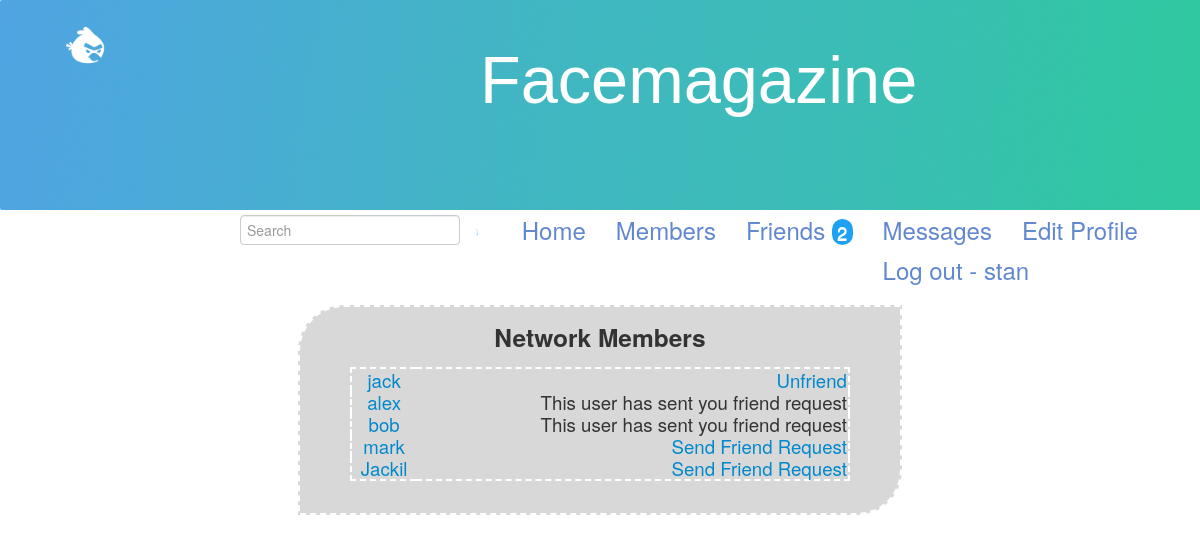
Page /social/members/ (signed in) on the committed database.
### social/models.py (models this page shows, shortened)
class Member(models.Model):
    username = models.CharField(max_length=16,primary_key=True)
    password = models.CharField(max_length=16)
    email = models.CharField(max_length=16, null=True)
    date = models.DateTimeField('date created', null=True)
    about = models.CharField(max_length=500, null=True)
    gender = models.CharField(max_length=16, null=True)
    city = models.CharField(max_length=16, null=True)
    profile = models.OneToOneField(Profile, null=True)
    following = models.ManyToManyField("self", symmetrical=False)
    friends= models.ManyToManyField("self", symmetrical=True)

### social/views.py (the view)
    def test(request):
        if 'username' in request.session:
            return f(request)
        else:
            template = loader.get_template('social/not-logged-in.html')
            context = RequestContext(request, {})
            return HttpResponse(template.render(context))

### social/views.py (called while the page is built)
def loggedin(f):
    def test(request):
        if 'username' in request.session:
            return f(request)
        else:
            template = loader.get_template('social/not-logged-in.html')
            context = RequestContext(request, {})
            return HttpResponse(template.render(context))
    return test

### social/templates/social/members.html (shortened to what this page needs)
{% extends "social/base.html" %}
{% block content %}
<div class='main'>
<h3>Network Members</h3>
<table style="width:500px;" class="main">
{% for member in members %}
<tr><td align="center"><a href="?view={{ member.username }}"> {{ member.username }} </a></td><td align="right">
	{% if member in friends %}
		<a href="?unfriend={{ member.username }}">Unfriend</a>
	{% elif member in following %}
		&nbsp;&nbsp;&nbsp;
		 Request sent  [<a href="?cancel={{ member.username }}">Cancel</a>]
        {% else %}
				{% if member.username in nonRequest %}
					 <a href="?request={{ member.username }}">Send Friend Request</a>
				{% else %}
		&nbsp;&nbsp;&nbsp;
					 This user has sent you friend request
			{% endif %}
	{% endif %}
        </td>
</tr>
{% endfor %}
</table>
<br>
</div>
{% endblock %}

### social/static/social/styles.css (style rules this page uses)
* { font-family:"Helvetica Neue",Helvetica,Arial,sans-serif; font-size :14pt; }
body { width :100%; background:white; margin: 0; }
html { background:#fff; }
.main { width: 50%; margin: 0 auto; text-align: -webkit-center; text-align: center; background-color: #D8D8D8; border-radius: 46px 0px 45px 0px; -moz-border-radius: 46px 0px 45px 0px; -webkit-border-radius: 46px 0px 45px 0px; border: 2px dashed white; padding-bottom: 1%; }

### rows in the picture
Member: username "jack"
Member: username "alex", shows "This user has sent you friend request"
Member: username "bob", shows "This user has sent you friend request"
Member: username "mark"
Member: username "Jackil"

### other values in the picture
{{ appname }} "Facemagazine"
{{ newRequests }} "2"
{{ username }} "stan"
